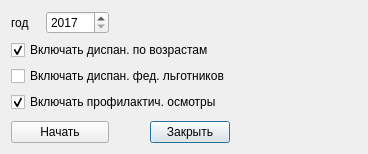
<?xml version="1.0" encoding="UTF-8"?>
<ui version="4.0">
 <class>PlanningProfilactic</class>
 <widget class="QDialog" name="PlanningProfilactic">
  <property name="geometry">
   <rect>
    <x>0</x>
    <y>0</y>
    <width>368</width>
    <height>154</height>
   </rect>
  </property>
  <property name="windowTitle">
   <string>Планирование профилактических мероприятий</string>
  </property>
  <layout class="QGridLayout" name="gridLayout">
   <item row="6" column="5">
    <spacer name="horizontalSpacer_2">
     <property name="orientation">
      <enum>Qt::Horizontal</enum>
     </property>
     <property name="sizeHint" stdset="0">
      <size>
       <width>40</width>
       <height>20</height>
      </size>
     </property>
    </spacer>
   </item>
   <item row="6" column="4">
    <widget class="QPushButton" name="btnClose">
     <property name="text">
      <string>Закрыть</string>
     </property>
    </widget>
   </item>
   <item row="6" column="0" colspan="3">
    <widget class="QPushButton" name="btnStart">
     <property name="text">
      <string>Начать</string>
     </property>
    </widget>
   </item>
   <item row="0" column="0">
    <widget class="QLabel" name="lblOrgStructure">
     <property name="text">
      <string>год</string>
     </property>
    </widget>
   </item>
   <item row="3" column="0" colspan="5">
    <widget class="QCheckBox" name="chkAddDispExempts">
     <property name="text">
      <string>Включать диспан. фед. льготников</string>
     </property>
    </widget>
   </item>
   <item row="0" column="1" colspan="2">
    <widget class="QSpinBox" name="sbYear">
     <property name="minimum">
      <number>2017</number>
     </property>
     <property name="maximum">
      <number>2099</number>
     </property>
    </widget>
   </item>
   <item row="1" column="0" colspan="5">
    <widget class="QCheckBox" name="chkAddDisp">
     <property name="text">
      <string>Включать диспан. по возрастам</string>
     </property>
     <property name="checked">
      <bool>true</bool>
     </property>
    </widget>
   </item>
   <item row="4" column="0" colspan="5">
    <widget class="QCheckBox" name="chkAddProf">
     <property name="text">
      <string>Включать профилактич. осмотры</string>
     </property>
     <property name="checked">
      <bool>true</bool>
     </property>
    </widget>
   </item>
   <item row="5" column="0">
    <spacer name="verticalSpacer">
     <property name="orientation">
      <enum>Qt::Vertical</enum>
     </property>
     <property name="sizeHint" stdset="0">
      <size>
       <width>20</width>
       <height>40</height>
      </size>
     </property>
    </spacer>
   </item>
  </layout>
 </widget>
 <resources/>
 <connections/>
</ui>
